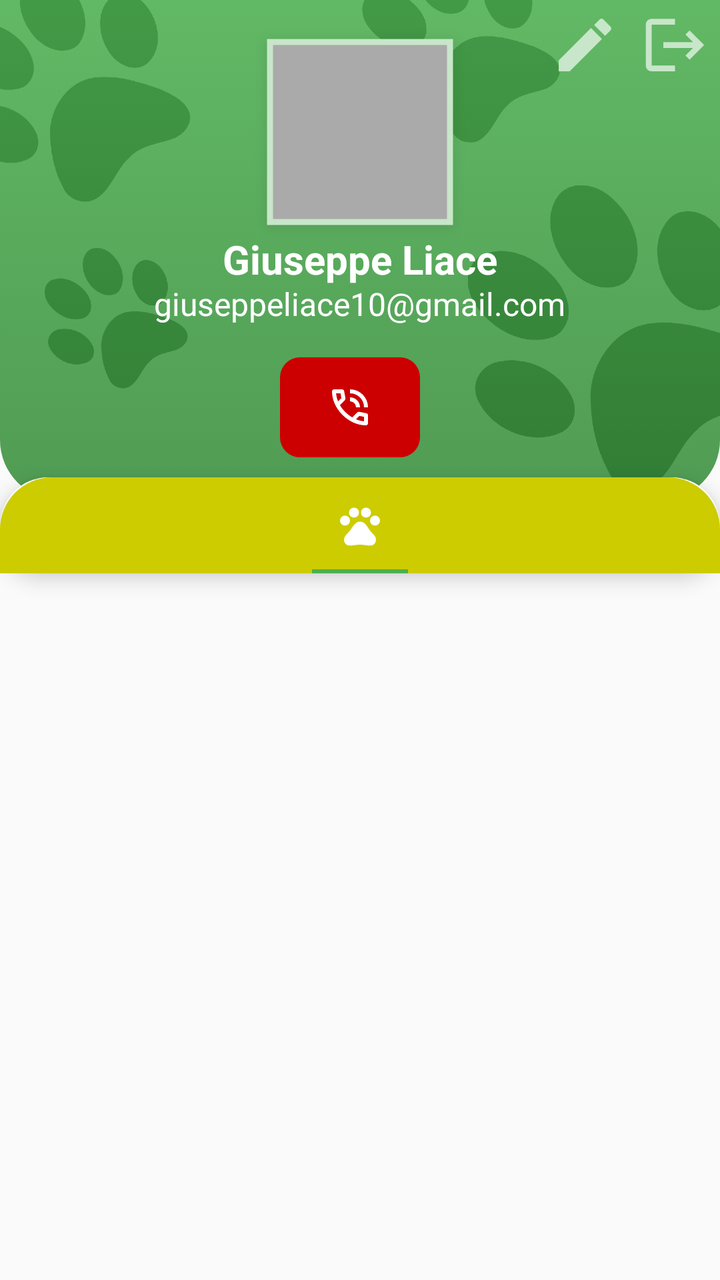
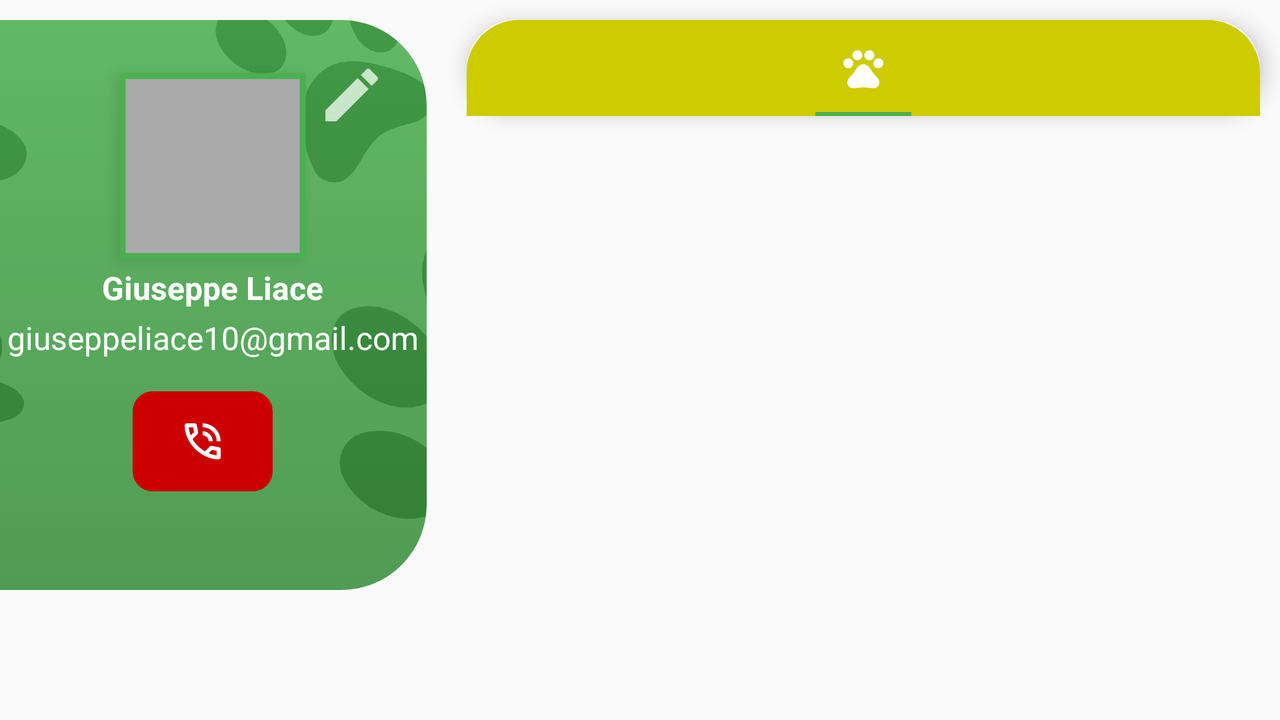

Compare how this app lays out the same screen by default and in its alternative resource folder. The renders come first, then the two layout files and the values they reference.
<!-- AndroidManifest.xml: application theme Theme.AppCompat.Light.NoActionBar.AnimalApp -->
<!-- res/layout/stranger_owner_profile_fragment.xml -->
<?xml version="1.0" encoding="utf-8"?>
<androidx.core.widget.NestedScrollView
    xmlns:app="http://schemas.android.com/apk/res-auto"
    xmlns:android="http://schemas.android.com/apk/res/android"
    xmlns:tools="http://schemas.android.com/tools"
    android:layout_width="match_parent"
    android:layout_height="match_parent">
    <RelativeLayout
        android:layout_height="match_parent"
        android:layout_width="match_parent">

        <ImageView
            android:id="@+id/constraintLayout2"
            android:layout_width="match_parent"
            android:layout_height="250dp"
            android:background="@drawable/profile_badge"
            android:layout_alignParentTop="true"
            android:layout_centerInParent="true">
        </ImageView>

        <com.google.android.material.imageview.ShapeableImageView
            android:id="@+id/profile_picture"
            android:layout_width="100dp"
            android:layout_height="100dp"
            android:src="@drawable/default_profile_image"
            android:background="@android:color/darker_gray"
            android:layout_centerHorizontal="true"
            android:layout_marginTop="16dp"
            android:elevation="5dp"
            android:padding="5dp"
            app:strokeWidth="3dp"
            app:strokeColor="@color/light_main_green"
            app:shapeAppearanceOverlay="@style/circular"
            android:scaleType="centerCrop"/>

        <LinearLayout
            android:layout_width="wrap_content"
            android:layout_height="wrap_content"
            android:layout_alignParentTop="true"
            android:layout_alignParentRight="true"
            android:orientation="horizontal">

            <Button
                android:id="@+id/edit_button"
                android:layout_width="35dp"
                android:layout_height="35dp"
                android:layout_margin="5dp"
                android:layout_alignParentTop="true"
                android:layout_alignParentRight="true"
                android:background="@drawable/baseline_edit_24"
                android:backgroundTint="@color/light_main_green"/>

            <Button
                android:id="@+id/logout_button"
                android:layout_width="35dp"
                android:layout_height="35dp"
                android:layout_margin="5dp"
                android:layout_alignParentTop="true"
                android:layout_alignParentRight="true"
                android:background="@drawable/baseline_logout_24"
                android:backgroundTint="@color/light_main_green"/>
        </LinearLayout>

        <TextView
            android:id="@+id/name"
            android:layout_width="wrap_content"
            android:layout_height="wrap_content"
            android:layout_marginTop="100dp"
            android:text="Giuseppe Liace"
            android:textColor="?attr/colorPrimary"
            android:textSize="20sp"
            android:textStyle="bold"
            android:layout_centerHorizontal="true"
            android:layout_alignTop="@+id/profile_picture" />

        <TextView
            android:id="@+id/email"
            android:layout_width="wrap_content"
            android:layout_height="wrap_content"
            android:layout_marginTop="25dp"
            android:text="giuseppeliace10@gmail.com"
            android:textColor="?attr/colorPrimary"
            android:textSize="16sp"
            android:layout_centerHorizontal="true"
            android:layout_alignTop="@id/name" />

        <LinearLayout
            android:id="@+id/intent_container"
            android:layout_width="wrap_content"
            android:layout_height="wrap_content"
            android:layout_below="@+id/email"
            android:layout_centerHorizontal="true"
            android:layout_marginTop="16dp"
            android:layout_marginBottom="26dp">

            <ImageButton
                android:id="@+id/call_button"
                android:layout_width="70dp"
                android:layout_height="50dp"
                android:background="@drawable/button_shape"
                android:src="@drawable/mdi_call"
                android:backgroundTint="@color/red"
                android:layout_marginRight="10dp"/>
        </LinearLayout>

        <LinearLayout
            android:id="@id/tab_container"
            android:layout_width="match_parent"
            android:layout_height="match_parent"
            android:layout_marginTop="60dp"
            android:layout_marginBottom="20dp"
            android:background="@drawable/rounded_container_shape"
            android:elevation="6dp"
            android:layout_centerHorizontal="true"
            android:layout_alignTop="@id/intent_container"
            tools:layout_editor_absoluteX="20dp"
            android:orientation="vertical">

            <com.google.android.material.tabs.TabLayout
                android:id="@+id/tab_layout"
                android:layout_width="match_parent"
                android:layout_height="wrap_content"
                app:tabUnboundedRipple="true"
                android:background="@drawable/tab_layout_shape"
                app:tabIndicatorColor="?android:colorAccent">

                <com.google.android.material.tabs.TabItem
                    android:id="@+id/animal"
                    android:layout_width="match_parent"
                    android:layout_height="wrap_content"
                    android:icon="@drawable/paw"/>
            </com.google.android.material.tabs.TabLayout>

            <FrameLayout android:id="@+id/recycle_container"
                android:layout_width="match_parent"
                android:layout_height="wrap_content">
            </FrameLayout>
        </LinearLayout>

        <LinearLayout
            android:id="@+id/map_container"
            android:layout_below="@+id/tab_container"
            android:layout_width="match_parent"
            android:layout_height="300dp"
            android:layout_marginBottom="65dp"
            android:background="@drawable/rounded_container_shape"
            android:backgroundTint="@color/main_green"
            android:visibility="gone"
            android:padding="10dp">

            <androidx.cardview.widget.CardView
                android:layout_width="match_parent"
                android:layout_height="match_parent"
                android:elevation="0dp"
                app:cardCornerRadius="40dp">
                <com.google.android.gms.maps.MapView
                    android:id="@+id/mapview"
                    android:layout_width="match_parent"
                    android:layout_height="match_parent" />
            </androidx.cardview.widget.CardView>
        </LinearLayout>
    </RelativeLayout>
</androidx.core.widget.NestedScrollView>
<!-- resources referenced by this layout -->
<resources>
  <color name="light_main_green">#C8E6C9</color>
  <color name="main_green">#4CAF50</color>
  <color name="red">#CC0000</color>
  <!-- drawable baseline_edit_24 (drawable) -->
  <vector android:height="24dp" android:tint="@color/dark_main_green"
      android:viewportHeight="24" android:viewportWidth="24"
      android:width="24dp" xmlns:android="http://schemas.android.com/apk/res/android">
      <path android:fillColor="@android:color/white" android:pathData="M3,17.25V21h3.75L17.81,9.94l-3.75,-3.75L3,17.25zM20.71,7.04c0.39,-0.39 0.39,-1.02 0,-1.41l-2.34,-2.34c-0.39,-0.39 -1.02,-0.39 -1.41,0l-1.83,1.83 3.75,3.75 1.83,-1.83z"/>
  </vector>
  <!-- drawable baseline_logout_24 (drawable) -->
  <vector android:autoMirrored="true" android:height="24dp"
      android:tint="@color/light_main_green" android:viewportHeight="24"
      android:viewportWidth="24" android:width="24dp" xmlns:android="http://schemas.android.com/apk/res/android">
      <path android:fillColor="@android:color/white" android:pathData="M17,7l-1.41,1.41L18.17,11H8v2h10.17l-2.58,2.58L17,17l5,-5zM4,5h8V3H4c-1.1,0 -2,0.9 -2,2v14c0,1.1 0.9,2 2,2h8v-2H4V5z"/>
  </vector>
  <!-- drawable button_shape (drawable) -->
  <?xml version="1.0" encoding="utf-8"?>
  <selector xmlns:android="http://schemas.android.com/apk/res/android">
      <item android:state_pressed="true">
          <shape android:shape="rectangle">
              <corners android:radius="15dp"/>
              <solid android:color="?attr/colorAccent"/>
          </shape>
      </item>
  
      <item>
          <shape android:shape="rectangle">
              <corners android:radius="10dp"/>
              <solid android:color="?attr/colorSecondary"/>
          </shape>
      </item>
  </selector>
  <!-- drawable profile_badge (drawable) -->
  <?xml version="1.0" encoding="utf-8"?>
  <layer-list
      xmlns:android="http://schemas.android.com/apk/res/android" >
      
      <item android:drawable="@drawable/profile_badge_shape" />
      <item android:drawable="@drawable/animal_app_wallpaper"/>
  </layer-list>
  <!-- drawable rounded_container_shape (drawable) -->
  <?xml version="1.0" encoding="utf-8"?>
  <selector xmlns:android="http://schemas.android.com/apk/res/android">
      <item>
          <shape android:shape="rectangle">
              <corners android:radius="40dp"/>
              <gradient android:startColor="?attr/colorPrimary"
                  android:endColor="?attr/colorOnPrimary"
                  android:angle="300"/>
          </shape>
      </item>
  </selector>
  <!-- drawable tab_layout_shape (drawable) -->
  <?xml version="1.0" encoding="utf-8"?>
  <selector xmlns:android="http://schemas.android.com/apk/res/android">
      <item>
          <shape android:shape="rectangle">
              <corners android:topLeftRadius="26dp" android:topRightRadius="26dp"/>
              <solid android:color="@color/yellow"/>
          </shape>
      </item>
  </selector>
  <color name="dark_main_green">#388E3C</color>
  <!-- drawable profile_badge_shape (drawable) -->
  <?xml version="1.0" encoding="utf-8"?>
  <selector xmlns:android="http://schemas.android.com/apk/res/android">
      <item>
          <shape android:shape="rectangle">
              <corners android:bottomLeftRadius="30dp" android:bottomRightRadius="30dp"/>
              <gradient android:startColor="?attr/colorAccent" android:endColor="?attr/colorSecondary" android:angle="270"/>
          </shape>
      </item>
  </selector>
  <color name="yellow">#CCCC00</color>
  <color name="application_color">@color/white</color>
  <color name="on_application_color">@color/soft_white_100</color>
  <color name="soft_red">#880000</color>
  <color name="white">#FFFFFFFF</color>
  <color name="soft_white_100">#DDDDDD</color>
</resources>
<!-- res/layout-land/stranger_owner_profile_fragment.xml (the repository's variant of the layout above) -->
<!-- drawn on the phone turned sideways -->
<?xml version="1.0" encoding="utf-8"?>
<LinearLayout
    xmlns:app="http://schemas.android.com/apk/res-auto"
    xmlns:android="http://schemas.android.com/apk/res/android"
    xmlns:tools="http://schemas.android.com/tools"
    android:layout_width="match_parent"
    android:layout_height="match_parent"
    android:orientation="horizontal">

    <RelativeLayout
        android:layout_width="match_parent"
        android:layout_height="match_parent"
        android:layout_weight="2"
        android:background="@android:color/transparent"
        android:layout_marginBottom="65dp"
        android:layout_marginTop="10dp">

        <com.google.android.material.imageview.ShapeableImageView
            android:id="@+id/constraintLayout2"
            android:layout_width="match_parent"
            android:layout_height="match_parent"
            android:src="@drawable/profile_badge"
            android:background="@android:color/darker_gray"
            android:layout_centerHorizontal="true"
            app:strokeColor="@color/light_main_green"
            app:shapeAppearanceOverlay="@style/right_rounded"
            android:scaleType="centerCrop"/>

        <Button
            android:id="@+id/edit_button"
            android:layout_width="35dp"
            android:layout_height="35dp"
            android:layout_margin="20dp"
            android:layout_alignParentTop="true"
            android:layout_alignParentEnd="true"
            android:background="@drawable/baseline_edit_24"
            android:backgroundTint="@color/light_main_green"/>

        <RelativeLayout
            android:layout_width="wrap_content"
            android:layout_height="wrap_content"
            android:layout_centerInParent="true">
            <com.google.android.material.imageview.ShapeableImageView
                android:id="@+id/profile_picture"
                android:layout_width="100dp"
                android:layout_height="100dp"
                android:src="@drawable/default_profile_image"
                android:background="@android:color/darker_gray"
                android:layout_centerHorizontal="true"
                android:elevation="5dp"
                android:padding="5dp"
                app:strokeWidth="3dp"
                app:strokeColor="?attr/colorAccent"
                app:shapeAppearanceOverlay="@style/circular"
                android:scaleType="centerCrop"/>

            <TextView
                android:id="@+id/name"
                android:layout_width="wrap_content"
                android:layout_height="wrap_content"
                android:layout_marginTop="100dp"
                android:text="Giuseppe Liace"
                android:textColor="?attr/colorPrimary"
                android:textSize="16sp"
                android:textStyle="bold"
                android:layout_centerHorizontal="true"
                android:layout_alignTop="@+id/profile_picture" />

            <TextView
                android:id="@+id/email"
                android:layout_width="wrap_content"
                android:layout_height="wrap_content"
                android:layout_marginTop="25dp"
                android:text="giuseppeliace10@gmail.com"
                android:textColor="?attr/colorPrimary"
                android:textSize="16sp"
                android:layout_centerHorizontal="true"
                android:layout_alignTop="@id/name" />

            <LinearLayout
                android:id="@+id/intent_container"
                android:layout_width="wrap_content"
                android:layout_height="wrap_content"
                android:layout_below="@+id/email"
                android:layout_centerHorizontal="true"
                android:layout_marginTop="16dp"
                android:layout_marginBottom="26dp">

                <ImageButton
                    android:id="@+id/call_button"
                    android:layout_width="70dp"
                    android:layout_height="50dp"
                    android:background="@drawable/button_shape"
                    android:src="@drawable/mdi_call"
                    android:backgroundTint="@color/red"
                    android:layout_marginRight="10dp"/>
            </LinearLayout>
        </RelativeLayout>
    </RelativeLayout>

    <androidx.core.widget.NestedScrollView
        android:layout_width="match_parent"
        android:layout_height="match_parent"
        android:layout_weight="1">
        <RelativeLayout
            android:layout_height="match_parent"
            android:layout_width="match_parent"
            android:layout_marginLeft="10dp">

            <LinearLayout
                android:layout_width="match_parent"
                android:layout_height="match_parent"
                android:layout_marginBottom="65dp"
                android:background="@drawable/rounded_container_shape"
                android:elevation="6dp"
                android:layout_centerHorizontal="true"
                tools:layout_editor_absoluteX="20dp"
                android:orientation="vertical"
                android:layout_marginStart="20dp"
                android:layout_marginTop="10dp">

                <com.google.android.material.tabs.TabLayout
                    android:id="@+id/tab_layout"
                    android:layout_width="match_parent"
                    android:layout_height="wrap_content"
                    app:tabUnboundedRipple="true"
                    android:background="@drawable/tab_layout_shape"
                    app:tabIndicatorColor="?android:colorAccent">

                    <com.google.android.material.tabs.TabItem
                        android:id="@+id/animal"
                        android:layout_width="match_parent"
                        android:layout_height="match_parent"
                        android:icon="@drawable/paw" />
                </com.google.android.material.tabs.TabLayout>

                <FrameLayout android:id="@+id/recycle_container"
                    android:layout_width="match_parent"
                    android:layout_height="wrap_content">
                </FrameLayout>

            </LinearLayout>
        </RelativeLayout>
    </androidx.core.widget.NestedScrollView>
</LinearLayout>
<!-- resources referenced by the variant -->
<!-- as the phone turned sideways resolves them -->
<resources>
  <color name="light_main_green">#C8E6C9</color>
  <color name="red">#CC0000</color>
  <!-- drawable baseline_edit_24 (drawable) -->
  <vector android:height="24dp" android:tint="@color/dark_main_green"
      android:viewportHeight="24" android:viewportWidth="24"
      android:width="24dp" xmlns:android="http://schemas.android.com/apk/res/android">
      <path android:fillColor="@android:color/white" android:pathData="M3,17.25V21h3.75L17.81,9.94l-3.75,-3.75L3,17.25zM20.71,7.04c0.39,-0.39 0.39,-1.02 0,-1.41l-2.34,-2.34c-0.39,-0.39 -1.02,-0.39 -1.41,0l-1.83,1.83 3.75,3.75 1.83,-1.83z"/>
  </vector>
  <!-- drawable button_shape (drawable) -->
  <?xml version="1.0" encoding="utf-8"?>
  <selector xmlns:android="http://schemas.android.com/apk/res/android">
      <item android:state_pressed="true">
          <shape android:shape="rectangle">
              <corners android:radius="15dp"/>
              <solid android:color="?attr/colorAccent"/>
          </shape>
      </item>
  
      <item>
          <shape android:shape="rectangle">
              <corners android:radius="10dp"/>
              <solid android:color="?attr/colorSecondary"/>
          </shape>
      </item>
  </selector>
  <!-- drawable profile_badge (drawable) -->
  <?xml version="1.0" encoding="utf-8"?>
  <layer-list
      xmlns:android="http://schemas.android.com/apk/res/android" >
      
      <item android:drawable="@drawable/profile_badge_shape" />
      <item android:drawable="@drawable/animal_app_wallpaper"/>
  </layer-list>
  <!-- drawable rounded_container_shape (drawable) -->
  <?xml version="1.0" encoding="utf-8"?>
  <selector xmlns:android="http://schemas.android.com/apk/res/android">
      <item>
          <shape android:shape="rectangle">
              <corners android:radius="40dp"/>
              <gradient android:startColor="?attr/colorPrimary"
                  android:endColor="?attr/colorOnPrimary"
                  android:angle="300"/>
          </shape>
      </item>
  </selector>
  <!-- drawable tab_layout_shape (drawable) -->
  <?xml version="1.0" encoding="utf-8"?>
  <selector xmlns:android="http://schemas.android.com/apk/res/android">
      <item>
          <shape android:shape="rectangle">
              <corners android:topLeftRadius="26dp" android:topRightRadius="26dp"/>
              <solid android:color="@color/yellow"/>
          </shape>
      </item>
  </selector>
  <style name="right_rounded">
          <item name="cornerSizeBottomRight">20%</item>
          <item name="cornerSizeTopRight">20%</item>
      </style>
  <style name="Theme.AppCompat.Light.NoActionBar.AnimalApp">
          
          <item name="colorPrimary">@color/application_color</item>
          
          <item name="colorOnPrimary">@color/on_application_color</item>
          
          <item name="colorPrimaryVariant">@color/light_main_green</item>
          
          <item name="colorAccent">@color/main_green</item>
  
          
          <item name="colorSecondary">@color/dark_main_green</item>
          
          <item name="android:statusBarColor">?attr/colorAccent</item>
          
          <item name="errorShown">@color/soft_red</item>
          
      </style>
  <color name="dark_main_green">#388E3C</color>
  <!-- drawable profile_badge_shape (drawable) -->
  <?xml version="1.0" encoding="utf-8"?>
  <selector xmlns:android="http://schemas.android.com/apk/res/android">
      <item>
          <shape android:shape="rectangle">
              <corners android:bottomLeftRadius="30dp" android:bottomRightRadius="30dp"/>
              <gradient android:startColor="?attr/colorAccent" android:endColor="?attr/colorSecondary" android:angle="270"/>
          </shape>
      </item>
  </selector>
  <color name="yellow">#CCCC00</color>
  <color name="application_color">@color/white</color>
  <color name="on_application_color">@color/soft_white_100</color>
  <color name="main_green">#4CAF50</color>
  <color name="soft_red">#880000</color>
  <color name="white">#FFFFFFFF</color>
  <color name="soft_white_100">#DDDDDD</color>
</resources>
